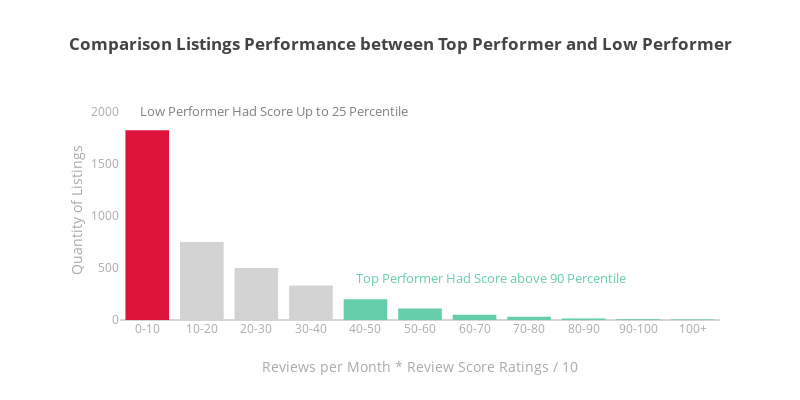

This figure's notebook cell:
### Code cell
generate_barplot(title_text, annotations)

### Figure 1 — Plotly figure (JSON) as saved in the notebook; plotly's stock layout.template omitted (floating-point values rounded to 4 significant figures)
{"data": [{"marker": {"color": "crimson"}, "name": "crimson", "orientation": "v", "type": "bar", "uid": "53dbfb6c-3197-11e9-a211-8c8590a64379", "x": ["0-10"], "y": [1822]}, {"marker": {"color": "lightgray"}, "name": "lightgray", "orientation": "v", "type": "bar", "uid": "53df30a2-3197-11e9-85b1-8c8590a64379", "x": ["10-20", "20-30", "30-40"], "y": [748, 498, 332]}, {"marker": {"color": "mediumaquamarine"}, "name": "mediumaquamarine", "orientation": "v", "type": "bar", "uid": "53df3318-3197-11e9-af9f-8c8590a64379", "x": ["40-50", "50-60", "60-70", "70-80", "80-90", "90-100", "100+"], "y": [199, 110, 51, 32, 14, 8, 4]}], "layout": {"annotations": [{"font": {"color": "gray", "size": 13}, "showarrow": false, "text": "Low Performer Had Score Up to 25 Percentile", "x": 0.03, "xanchor": "left", "xref": "paper", "y": 1900, "yanchor": "bottom"}, {"font": {"color": "mediumaquamarine", "size": 13}, "showarrow": false, "text": "Top Performer Had Score above 90 Percentile", "x": 0.39, "xanchor": "left", "xref": "paper", "y": 300, "yanchor": "bottom"}], "height": 400, "margin": {"l": 120}, "showlegend": false, "title": "<b>Comparison Listings Performance between Top Performer and Low Performer</b>", "width": 800, "xaxis": {"color": "#AAAAAA", "showgrid": false, "title": "Reviews per Month * Review Score Ratings / 10", "titlefont": {"color": "#AAAAAA"}}, "yaxis": {"color": "#AAAAAA", "showgrid": false, "title": "Quantity of Listings", "titlefont": {"color": "#AAAAAA"}}}}
